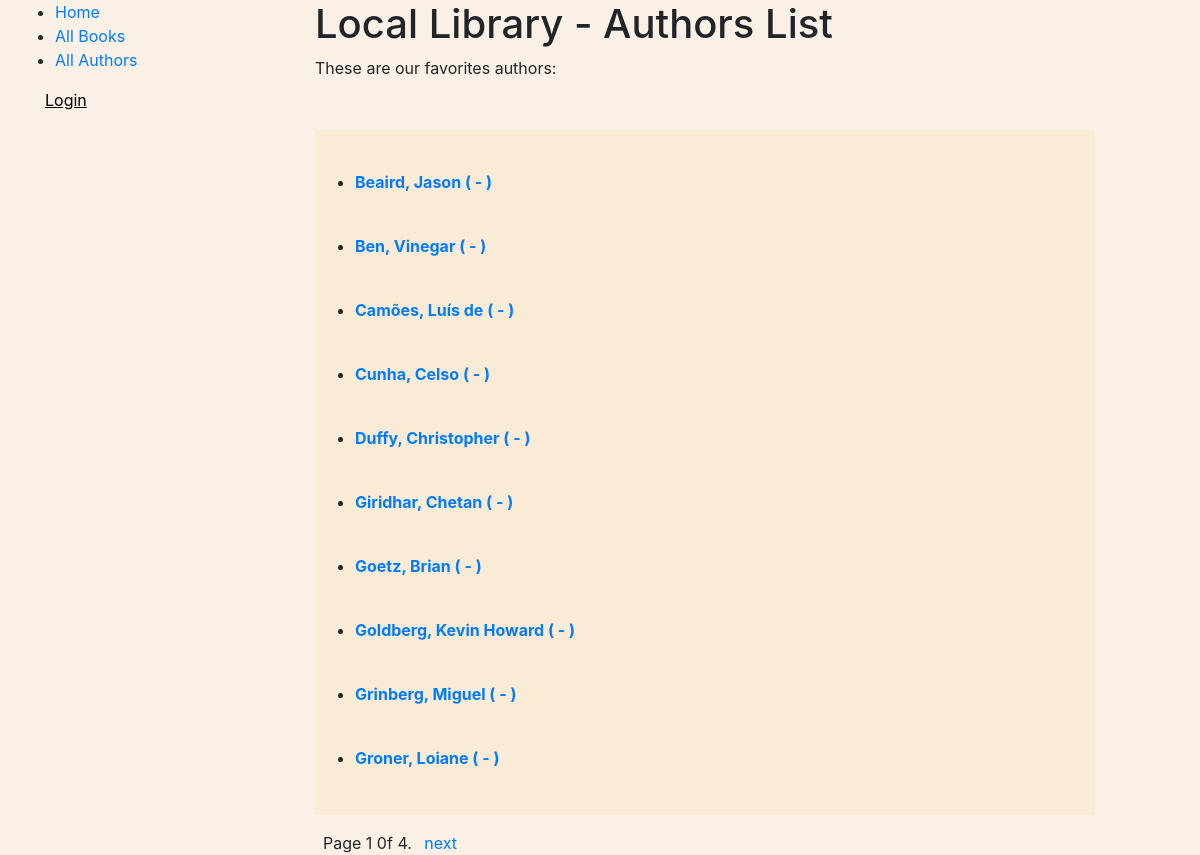
Screenshot of /catalog/authors/ with the database file from the repository.
### catalog/models.py (models this page shows)
class Author(models.Model):
	first_name = models.CharField(max_length=100)
	last_name = models.CharField(max_length=100)
	date_of_birth = models.DateField(null=True, blank=True)
	date_of_death = models.DateField('Died', null=True, blank=True)
	class Meta:
		ordering = ['last_name', 'first_name']
	def get_absolute_url(self):
		return reverse('author-detail', args=[str(self.id)])
	def __str__(self):
		return f'{self.last_name}, {self.first_name}'

### catalog/views.py (the view)
# urls.py: path('authors/', views.AuthorListView.as_view(), name='authors'),
class AuthorListView(generic.ListView):
	model = Author
	paginate_by = 10

### catalog/templates/catalog/author_list.html (shortened to what this page needs)
{% extends 'base_generic.html' %}
{% block content %}
	<h1>Local Library - Authors List</h1>
	<p>These are our favorites authors:</p>
	<div style="margin-top:50px;">
		{% if author_list %}
			<ul style="background: antiquewhite;padding-top:40px;padding-bottom:5px;max-width: 780px;">
				{% for author in author_list %}
					<li style="margin-bottom:40px;"><a style="font-weight:bold;" href="{{ author.get_absolute_url }}">{{ author }} ( - )</a></li>
				{% endfor %}
			</ul>
		{% else %}
			<p>There are no authors available in the library.</p>
		{% endif %}
	</div>
{% endblock %}

### catalog/static/css/styles.css (style rules this page uses)
body { background-color: linen; }

### rows the page displays
Author: last_name+first_name "Beaird, Jason"
Author: last_name+first_name "Ben, Vinegar"
Author: last_name+first_name "Camões, Luís de"
Author: last_name+first_name "Cunha, Celso"
Author: last_name+first_name "Duffy, Christopher"
Author: last_name+first_name "Giridhar, Chetan"
Author: last_name+first_name "Goetz, Brian"
Author: last_name+first_name "Goldberg, Kevin Howard"
Author: last_name+first_name "Grinberg, Miguel"
Author: last_name+first_name "Groner, Loiane"

### other values shown
{{ page_obj.number }} "1"
{{ page_obj.paginator.num_pages }} "4"
